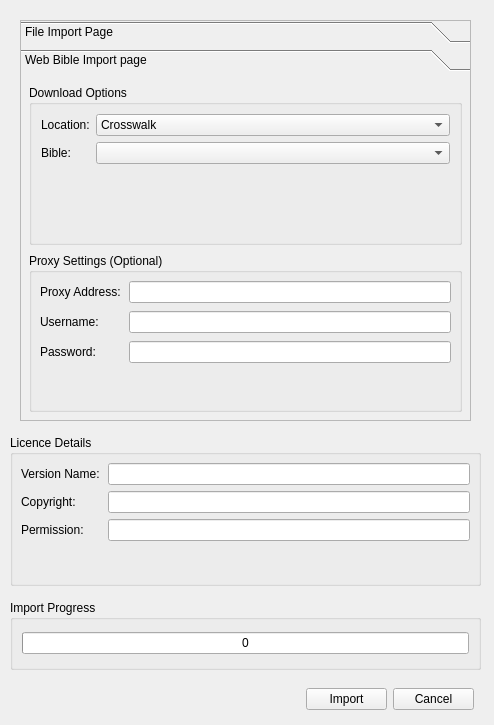
<?xml version="1.0" encoding="UTF-8"?>
<ui version="4.0">
 <class>BibleImportDialog</class>
 <widget class="QWidget" name="BibleImportDialog">
  <property name="geometry">
   <rect>
    <x>0</x>
    <y>0</y>
    <width>494</width>
    <height>725</height>
   </rect>
  </property>
  <property name="windowTitle">
   <string>Bible Registration</string>
  </property>
  <property name="windowIcon">
   <iconset resource="../images/openlp-2.qrc">
    <normaloff>:/icon/openlp.org-icon-32.bmp</normaloff>:/icon/openlp.org-icon-32.bmp</iconset>
  </property>
  <widget class="QToolBox" name="ImportToolBox">
   <property name="geometry">
    <rect>
     <x>20</x>
     <y>20</y>
     <width>451</width>
     <height>401</height>
    </rect>
   </property>
   <property name="frameShape">
    <enum>QFrame::StyledPanel</enum>
   </property>
   <property name="currentIndex">
    <number>1</number>
   </property>
   <widget class="QWidget" name="FileImportPage">
    <property name="geometry">
     <rect>
      <x>0</x>
      <y>0</y>
      <width>447</width>
      <height>337</height>
     </rect>
    </property>
    <attribute name="label">
     <string>File Import Page</string>
    </attribute>
    <widget class="QGroupBox" name="OSISGroupBox">
     <property name="geometry">
      <rect>
       <x>18</x>
       <y>65</y>
       <width>411</width>
       <height>81</height>
      </rect>
     </property>
     <property name="title">
      <string>OSIS Bible</string>
     </property>
     <layout class="QGridLayout" name="gridLayout_2">
      <property name="margin">
       <number>8</number>
      </property>
      <property name="spacing">
       <number>8</number>
      </property>
      <item row="0" column="0">
       <widget class="QLabel" name="LocatioLabel">
        <property name="text">
         <string>File Location:</string>
        </property>
       </widget>
      </item>
      <item row="0" column="1">
       <widget class="QLineEdit" name="OSISLocationEdit"/>
      </item>
      <item row="0" column="2">
       <widget class="QPushButton" name="OsisFileButton">
        <property name="text">
         <string/>
        </property>
        <property name="icon">
         <iconset resource="../images/openlp-2.qrc">
          <normaloff>:/imports/import_load.png</normaloff>:/imports/import_load.png</iconset>
        </property>
       </widget>
      </item>
     </layout>
    </widget>
    <widget class="QGroupBox" name="CVSGroupBox">
     <property name="geometry">
      <rect>
       <x>20</x>
       <y>170</y>
       <width>411</width>
       <height>191</height>
      </rect>
     </property>
     <property name="title">
      <string>CVS Bible</string>
     </property>
     <layout class="QGridLayout" name="gridLayout">
      <property name="margin">
       <number>8</number>
      </property>
      <property name="spacing">
       <number>8</number>
      </property>
      <item row="0" column="0">
       <widget class="QLabel" name="BooksLocationLabel">
        <property name="text">
         <string>Books Location:</string>
        </property>
       </widget>
      </item>
      <item row="4" column="0">
       <widget class="QLabel" name="VerseLocationLabel">
        <property name="text">
         <string>Verse Location:</string>
        </property>
       </widget>
      </item>
      <item row="4" column="1">
       <widget class="QLineEdit" name="VerseLocationEdit"/>
      </item>
      <item row="0" column="1">
       <widget class="QLineEdit" name="BooksLocationEdit"/>
      </item>
      <item row="0" column="2">
       <widget class="QPushButton" name="BooksFileButton">
        <property name="text">
         <string/>
        </property>
        <property name="icon">
         <iconset resource="../images/openlp-2.qrc">
          <normaloff>:/imports/import_load.png</normaloff>:/imports/import_load.png</iconset>
        </property>
       </widget>
      </item>
      <item row="4" column="2">
       <widget class="QPushButton" name="VersesFileButton">
        <property name="text">
         <string/>
        </property>
        <property name="icon">
         <iconset resource="../images/openlp-2.qrc">
          <normaloff>:/imports/import_load.png</normaloff>:/imports/import_load.png</iconset>
        </property>
       </widget>
      </item>
     </layout>
    </widget>
    <widget class="QLineEdit" name="BibleNameEdit">
     <property name="geometry">
      <rect>
       <x>100</x>
       <y>20</y>
       <width>280</width>
       <height>28</height>
      </rect>
     </property>
    </widget>
    <widget class="QLabel" name="BibleNameLabel">
     <property name="geometry">
      <rect>
       <x>18</x>
       <y>20</y>
       <width>98</width>
       <height>22</height>
      </rect>
     </property>
     <property name="text">
      <string>Bible Name:</string>
     </property>
    </widget>
   </widget>
   <widget class="QWidget" name="WebBiblePage">
    <property name="geometry">
     <rect>
      <x>0</x>
      <y>0</y>
      <width>447</width>
      <height>337</height>
     </rect>
    </property>
    <attribute name="label">
     <string>Web Bible Import page</string>
    </attribute>
    <layout class="QVBoxLayout" name="WebBibleLayout">
     <property name="spacing">
      <number>8</number>
     </property>
     <property name="margin">
      <number>8</number>
     </property>
     <item>
      <widget class="QGroupBox" name="OptionsGroupBox">
       <property name="title">
        <string>Download Options</string>
       </property>
       <layout class="QFormLayout" name="formLayout_2">
        <item row="0" column="0">
         <widget class="QLabel" name="LocationLabel">
          <property name="text">
           <string>Location:</string>
          </property>
         </widget>
        </item>
        <item row="0" column="1">
         <widget class="QComboBox" name="LocationComboBox">
          <item>
           <property name="text">
            <string>Crosswalk</string>
           </property>
          </item>
         </widget>
        </item>
        <item row="1" column="0">
         <widget class="QLabel" name="BibleLabel">
          <property name="text">
           <string>Bible:</string>
          </property>
         </widget>
        </item>
        <item row="1" column="1">
         <widget class="QComboBox" name="BibleComboBox">
          <item>
           <property name="text">
            <string/>
           </property>
          </item>
          <item>
           <property name="text">
            <string>NIV</string>
           </property>
          </item>
          <item>
           <property name="text">
            <string>KJV</string>
           </property>
          </item>
         </widget>
        </item>
       </layout>
       <zorder>BibleComboBox</zorder>
       <zorder>LocationLabel</zorder>
       <zorder>BibleLabel</zorder>
       <zorder>LocationComboBox</zorder>
      </widget>
     </item>
     <item>
      <widget class="QGroupBox" name="ProxyGroupBox">
       <property name="title">
        <string>Proxy Settings (Optional)</string>
       </property>
       <layout class="QFormLayout" name="ProxySettingsLayout">
        <property name="fieldGrowthPolicy">
         <enum>QFormLayout::AllNonFixedFieldsGrow</enum>
        </property>
        <property name="horizontalSpacing">
         <number>8</number>
        </property>
        <property name="verticalSpacing">
         <number>8</number>
        </property>
        <property name="margin">
         <number>8</number>
        </property>
        <item row="0" column="0">
         <widget class="QLabel" name="AddressLabel">
          <property name="text">
           <string>Proxy Address:</string>
          </property>
         </widget>
        </item>
        <item row="0" column="1">
         <widget class="QLineEdit" name="AddressEdit"/>
        </item>
        <item row="1" column="0">
         <widget class="QLabel" name="UsernameLabel">
          <property name="text">
           <string>Username:</string>
          </property>
         </widget>
        </item>
        <item row="1" column="1">
         <widget class="QLineEdit" name="UsernameEdit"/>
        </item>
        <item row="2" column="0">
         <widget class="QLabel" name="PasswordLabel">
          <property name="text">
           <string>Password:</string>
          </property>
         </widget>
        </item>
        <item row="2" column="1">
         <widget class="QLineEdit" name="PasswordEdit"/>
        </item>
       </layout>
      </widget>
     </item>
    </layout>
   </widget>
  </widget>
  <widget class="QGroupBox" name="LicenceDetailsGroupBox">
   <property name="geometry">
    <rect>
     <x>10</x>
     <y>435</y>
     <width>471</width>
     <height>151</height>
    </rect>
   </property>
   <property name="minimumSize">
    <size>
     <width>0</width>
     <height>123</height>
    </size>
   </property>
   <property name="title">
    <string>Licence Details</string>
   </property>
   <layout class="QFormLayout" name="formLayout">
    <property name="horizontalSpacing">
     <number>8</number>
    </property>
    <property name="margin">
     <number>8</number>
    </property>
    <item row="0" column="0">
     <widget class="QLabel" name="VersionNameLabel">
      <property name="text">
       <string>Version Name:</string>
      </property>
     </widget>
    </item>
    <item row="0" column="1">
     <widget class="QLineEdit" name="VersionNameEdit"/>
    </item>
    <item row="1" column="0">
     <widget class="QLabel" name="CopyrightLabel">
      <property name="text">
       <string>Copyright:</string>
      </property>
     </widget>
    </item>
    <item row="1" column="1">
     <widget class="QLineEdit" name="CopyrightEdit"/>
    </item>
    <item row="2" column="0">
     <widget class="QLabel" name="PermisionLabel">
      <property name="text">
       <string>Permission:</string>
      </property>
     </widget>
    </item>
    <item row="2" column="1">
     <widget class="QLineEdit" name="PermisionEdit"/>
    </item>
   </layout>
  </widget>
  <widget class="QLabel" name="MessageLabel">
   <property name="geometry">
    <rect>
     <x>20</x>
     <y>670</y>
     <width>271</width>
     <height>17</height>
    </rect>
   </property>
   <property name="text">
    <string/>
   </property>
  </widget>
  <widget class="QGroupBox" name="ProgressGroupBox">
   <property name="geometry">
    <rect>
     <x>10</x>
     <y>600</y>
     <width>471</width>
     <height>70</height>
    </rect>
   </property>
   <property name="title">
    <string>Import Progress</string>
   </property>
   <layout class="QGridLayout" name="gridLayout_3">
    <item row="0" column="0">
     <widget class="QProgressBar" name="ProgressBar">
      <property name="value">
       <number>0</number>
      </property>
      <property name="invertedAppearance">
       <bool>false</bool>
      </property>
      <property name="format">
       <string>%p</string>
      </property>
     </widget>
    </item>
   </layout>
  </widget>
  <widget class="QWidget" name="layoutWidget">
   <property name="geometry">
    <rect>
     <x>300</x>
     <y>680</y>
     <width>180</width>
     <height>38</height>
    </rect>
   </property>
   <layout class="QHBoxLayout" name="horizontalLayout">
    <property name="margin">
     <number>6</number>
    </property>
    <item>
     <widget class="QPushButton" name="ImportButton">
      <property name="text">
       <string>Import</string>
      </property>
     </widget>
    </item>
    <item>
     <widget class="QPushButton" name="CancelButton">
      <property name="text">
       <string>Cancel</string>
      </property>
     </widget>
    </item>
   </layout>
  </widget>
 </widget>
 <tabstops>
  <tabstop>BibleNameEdit</tabstop>
  <tabstop>OSISLocationEdit</tabstop>
  <tabstop>OsisFileButton</tabstop>
  <tabstop>BooksLocationEdit</tabstop>
  <tabstop>BooksFileButton</tabstop>
  <tabstop>VerseLocationEdit</tabstop>
  <tabstop>VersesFileButton</tabstop>
  <tabstop>LocationComboBox</tabstop>
  <tabstop>BibleComboBox</tabstop>
  <tabstop>AddressEdit</tabstop>
  <tabstop>UsernameEdit</tabstop>
  <tabstop>PasswordEdit</tabstop>
  <tabstop>VersionNameEdit</tabstop>
  <tabstop>CopyrightEdit</tabstop>
  <tabstop>PermisionEdit</tabstop>
 </tabstops>
 <resources>
  <include location="../images/openlp-2.qrc"/>
 </resources>
 <connections/>
 <slots>
  <slot>OnImportButtonClicked()</slot>
  <slot>OnCancelButtonClicked()</slot>
  <slot>onOsisFileButtonClicked()</slot>
  <slot>onBooksFileButtonClicked()</slot>
  <slot>onVersesFileButtonClicked()</slot>
  <slot>onLocationComboBoxSelected()</slot>
  <slot>onBibleComboBoxSelected()</slot>
  <slot>onOSISLocationEditLostFocus()</slot>
  <slot>onBooksLocationEditLostFocus()</slot>
  <slot>onVerseLocationEditLostFocus()</slot>
  <slot>onProxyAddressEditLostFocus()</slot>
  <slot>onProxyUsernameEditLostFocus()</slot>
  <slot>onProxyPasswordEditLostFocus()</slot>
 </slots>
</ui>
